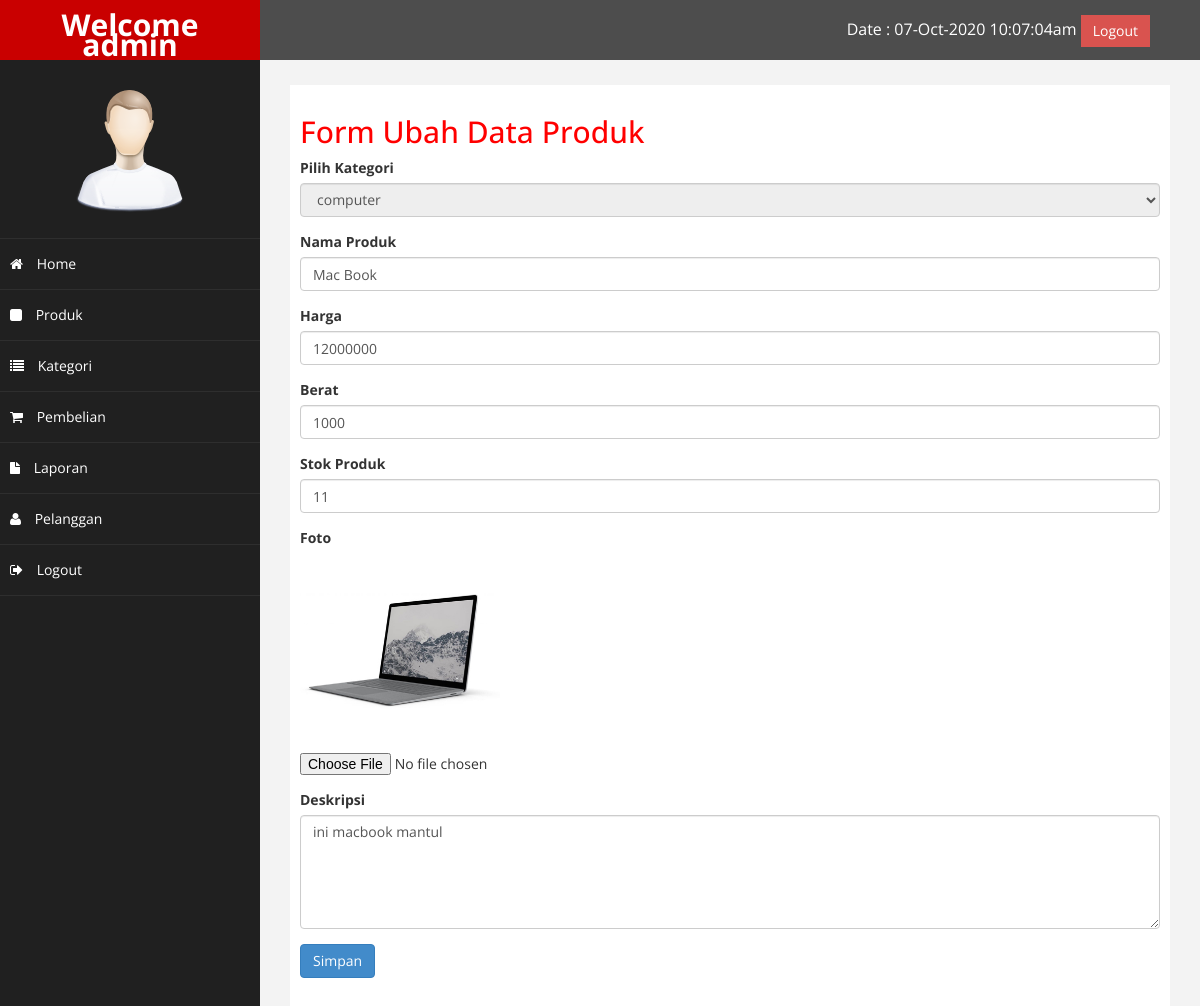
Screenshot of /admin/index.php?halaman=editproduk&id=1 (signed in) with the database file from the repository.
### tables this page shows
CREATE TABLE `produk` (
  `id_produk` int(11) NOT NULL,
  `id_kategori` int(11) NOT NULL,
  `nama_produk` varchar(200) NOT NULL,
  `harga_produk` int(50) NOT NULL,
  `berat_produk` int(100) NOT NULL,
  `foto_produk` varchar(200) NOT NULL,
  `deskripsi_produk` text NOT NULL,
  `stok_produk` int(11) NOT NULL
);

CREATE TABLE `kategori` (
  `id_kategori` int(11) NOT NULL,
  `nama_kategori` varchar(200) NOT NULL
);

### admin/ubahproduk.php (the view, shortened to what this page needs)
<?php
$id = $_GET['id'];
$ambil = $koneksi->query("SELECT * FROM produk WHERE id_produk = '$id'");
$pecah = $ambil->fetch_assoc();
?>
<h2>Form Ubah Data Produk</h2>
<?php
$ambil = $koneksi->query("SELECT * FROM kategori");
while ($data = $ambil->fetch_assoc()) {
	$semuaData[] = $data;
}
?>
<form action="" method="post" enctype="multipart/form-data">
	<div class="form-group">
		<label for="kategori" id="kategori">Pilih Kategori</label>
		<select readonly name="kategori" id="" class="form-control">
			<?php foreach ($semuaData as $pecahData) : ?>
				<option value="<?php echo $pecahData["id_kategori"] ?>" <?php if ($pecah["id_kategori"] == $pecahData["id_kategori"]) {
																			echo "selected";
																		} ?>>
					<?= $pecahData["nama_kategori"]; ?></option>
			<?php endforeach ?>
		</select>
	</div>
	<div class="form-group">
		<label for="nama" id="nama">Nama Produk</label>
		<input type="text" name="nama" class="form-control" value="<?php echo $pecah["nama_produk"]; ?>">
	</div>
	<div class="form-group">
		<label for="harga" id="harga">Harga</label>
		<input type="number" name="harga" value="<?php echo $pecah["harga_produk"]; ?>" class="form-control">
	</div>
	<div class="form-group">
		<label for="berat" id="berat">Berat</label>
		<input type="number" name="berat" value="<?php echo $pecah["berat_produk"]; ?>" class="form-control">
	</div>
	<div class="form-group">
		<label for="stok" id="stok">Stok Produk</label>
		<input type="number" name="stok" value="<?php echo $pecah["stok_produk"]; ?>" class="form-control">
	</div>
	<div class="form-group">
		<label for="foto">Foto</label> <br>
		<img width="200" src="foto/<?= $pecah["foto_produk"]; ?> ">
		<input type="file" id="foto" name="foto">
	</div>
	<div class="form-group">
		<label for="deskripsi" id="deskripsi">Deskripsi</label>
		<textarea name="deskripsi" type="text" class="form-control" rows="5"><?php echo $pecah["deskripsi_produk"]; ?></textarea>
	</div>
	<button type="submit" name="submit" class="btn btn-primary">Simpan</button>
</form>

### admin/assets/css/custom.css (style rules this page uses)
body { font-family: 'Open Sans', sans-serif; }
h2 { color: #f00; }

### rows the page displays
produk: kategori "computer", nama "Mac Book", harga "12000000", berat "1000", stok "11", foto_produk (picture), deskripsi "ini macbook mantul"
